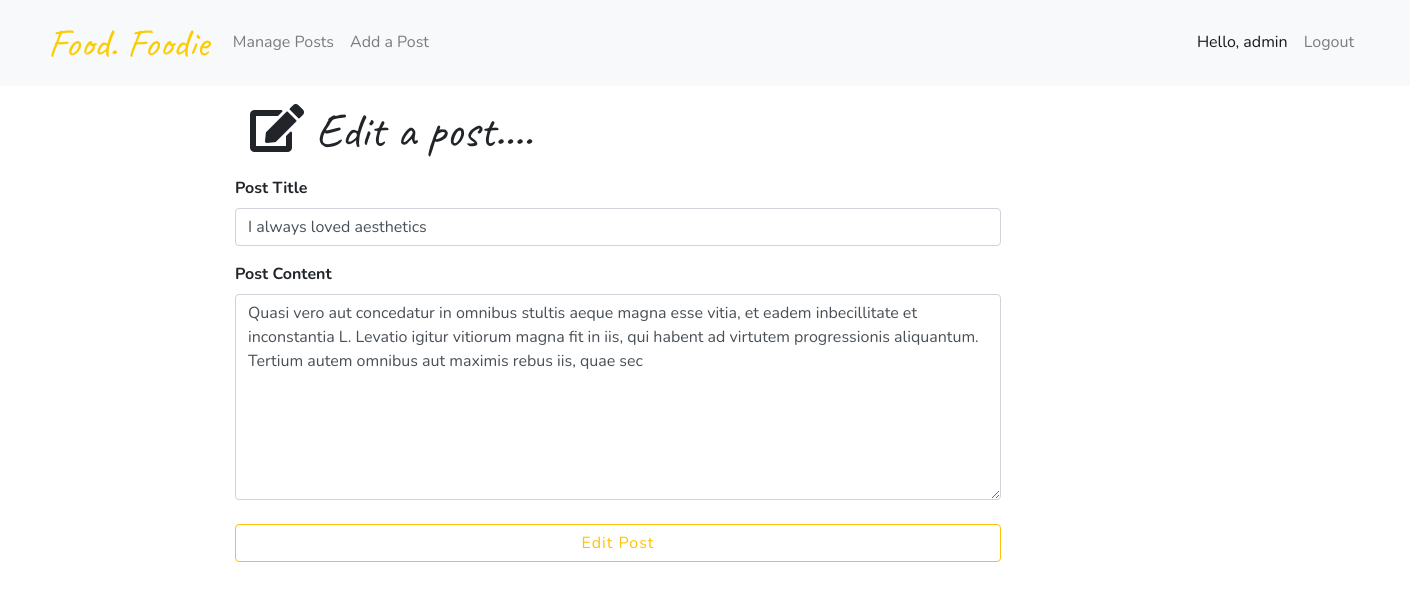
The app's page /admin/admin_edit.php?id=3 with its own data.
### tables this page shows
CREATE TABLE `post` (
  `ID` int(11) NOT NULL,
  `title` varchar(255) NOT NULL,
  `author` varchar(255) NOT NULL,
  `content` varchar(255) NOT NULL,
  `imgUrl` varchar(255) NOT NULL,
  `date_created` datetime NOT NULL DEFAULT CURRENT_TIMESTAMP
);

### admin/admin_edit.php (the view)
<?php
include_once '../admin/admin_header.php';
include '../db.php';
if(isset($_GET['id'])) {
  $id = $_GET['id'];
  $sql = "SELECT * FROM post WHERE ID = ?";
  $stmt = $conn->prepare($sql);
  $stmt->bind_param("s", $id);
  $stmt->execute();
  $results = $stmt->get_result();
  $rows = $results->fetch_assoc();
  $title = filter_var($rows['title'], FILTER_SANITIZE_STRING);
  $content = filter_var($rows['content'], FILTER_SANITIZE_STRING);
  $id = filter_var($rows['ID'], FILTER_SANITIZE_STRING);
} else if(isset($_POST['submit'])) {
  $id = $_POST['submit'];
  $title = $_POST['title'];
  $content = $_POST['content'];
  $sql = "UPDATE post SET post.content = ?, post.title = ? WHERE post.ID = ?";
  $stmt = $conn->prepare($sql);
  $stmt->bind_param("sss", $content, $title, $id);
  $stmt->execute();
  var_dump($stmt);
  if($stmt->affected_rows == 1 && $stmt->errno == 0) {
    $location = "Location: ./../showpost.php?id={$id}&update=true";
    header($location);
  }
}
 ?>
<div class="container-fluid pb-5 offset-md-2">
  <h2 class="display-4 mt-3 mb-3" style="font-family: 'Caveat', cursive; font-size: 3rem"><i class="fas fa-edit"></i> Edit a post....</h2>
  <div class="row">
    <form class="" action="admin_edit.php" method="post">
      <label class="font-weight-bold" for="title">Post Title</label>
      <input type="text" name="title" value="<?php if(isset($title)) {echo $title;} ?>" class="form-control" placeholder="Post title..."value="">
      <label class="font-weight-bold mt-3" for="content">Post Content</label>
      <textarea name="content" class="form-control" rows="8" cols="80"><?php if(isset($content)) {echo $content;} ?></textarea>
      <button type="submit" class="btn mt-4 btn-block btn-outline-warning" value="<?php if(isset($id)) {echo $id;} ?>" name="submit">Edit Post</button>
    </form>
  </div>
</div>

### style.css (style rules this page uses)
* { padding: 0; margin: 0; font-family: 'Nunito', sans-serif; box-sizing: border-box; }
button { background: #6caa7f; border-style: none; padding: 0.7rem 1.3rem; font-size: 0.9rem; font-weight: 700; letter-spacing: 1px; color: #fff; }

### records on screen
post: title "I always loved aesthetics", content "Quasi vero aut concedatur in omnibus stultis aeque magna esse vitia, et eadem inbecillitate et inconstantia L. Levatio igitur vitiorum magna fit in iis, qui habent ad virtutem progressionis aliquantum. Tertium autem omnibus aut maximis rebus iis, quae sec"
